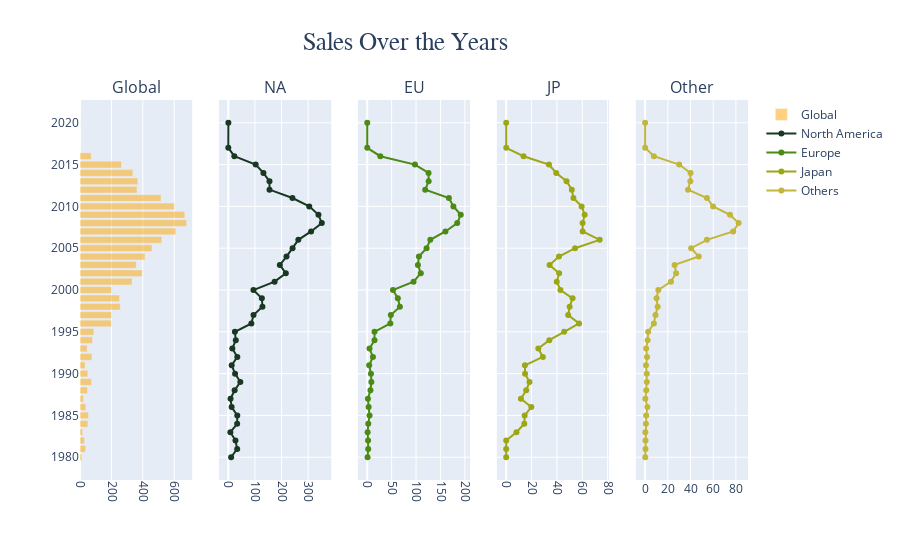

The code cell stored with this chart in its notebook:
### Code cell
#https://plotly.com/python/creating-and-updating-figures/
#https://plotly.com/python/subplots/

#NA,EU,JP,Others Sale over the years

#initializing figure with subplots
fig = make_subplots(rows =1,cols =5,shared_yaxes=True,column_titles=["Global","NA","EU","JP","Other"])

#adding traces
fig.add_trace(
            go.Bar(
                name='Global',
                opacity=0.5,
                marker=dict(color = 'orange'),  
                orientation='h',
                x =sales['Global_Sales'],
               y =sales['Year']),
    row =1,col =1
)

fig.add_trace(
            go.Scatter(
                name='North America',
                marker=dict(color = 'rgb(25,56,34)'),
                mode ='lines+markers',
                x =sales['NA_Sales'],
                y =sales['Year']),
    row =1,col =2
)
fig.add_trace(
            go.Scatter(
                name='Europe',
                marker=dict(color = 'rgb(75,138,20)'),
                mode ='lines+markers',
                x =sales['EU_Sales'],
                y =sales['Year']),
    row =1,col =3
)
fig.add_trace(
            go.Scatter(
                name='Japan',
                marker=dict(color = 'rgb(157,167,21)'),
                mode ='lines+markers',
                x =sales['JP_Sales'],
                y =sales['Year']),
    row =1,col =4
)
fig.add_trace(
            go.Scatter(
                name='Others',
                marker=dict(color = 'rgb(194,182,59)'),
                mode ='lines+markers',
                x =sales['Other_Sales'],
                y =sales['Year']),
    row =1,col =5
)

#Updating layout
fig.update_layout(title=dict(text="Sales Over the Years",
                             x=0.45,
                             font =dict(family= "Franklin Gothic",size=25)), 
                             )

# Updating xaxis properties
fig.update_xaxes(tickangle=90, row=1, col=1)
fig.update_xaxes(tickangle=90, row=1, col=2)
fig.update_xaxes(tickangle=90, row=1, col=3)
fig.update_xaxes(tickangle=90, row=1, col=4)

### Figure 1 — Plotly figure (JSON) as saved in the notebook; plotly's stock layout.template omitted (floating-point values rounded to 4 significant figures)
{"data": [{"marker": {"color": "orange"}, "name": "Global", "opacity": 0.5, "orientation": "h", "type": "bar", "x": [11.38, 35.77, 28.86, 16.79, 50.36, 53.94, 37.07, 21.74, 47.22, 73.45, 49.39, 32.23, 76.16, 45.98, 79.17, 88.11, 199.1, 201.0, 256.5, 251.3, 201.6, 331.5, 395.5, 357.8, 414.0, 458.5, 521.0, 609.9, 678.9, 667.3, 600.3, 515.8, 363.5, 368.1, 337.0, 264.4, 70.9, 0.05, 0.29], "xaxis": "x", "y": [1980, 1981, 1982, 1983, 1984, 1985, 1986, 1987, 1988, 1989, 1990, 1991, 1992, 1993, 1994, 1995, 1996, 1997, 1998, 1999, 2000, 2001, 2002, 2003, 2004, 2005, 2006, 2007, 2008, 2009, 2010, 2011, 2012, 2013, 2014, 2015, 2016, 2017, 2020], "yaxis": "y"}, {"marker": {"color": "rgb(25,56,34)"}, "mode": "lines+markers", "name": "North America", "type": "scatter", "x": [10.59, 33.4, 26.92, 7.76, 33.28, 33.73, 12.5, 8.46, 23.87, 45.15, 25.46, 12.76, 33.87, 15.12, 28.15, 24.82, 86.76, 94.75, 128.4, 126.1, 94.49, 174.0, 216.2, 193.6, 218.8, 241.6, 263.1, 311.2, 351.4, 338.8, 304.2, 241.0, 154.9, 154.8, 132.0, 102.8, 22.66, 0, 0.27], "xaxis": "x2", "y": [1980, 1981, 1982, 1983, 1984, 1985, 1986, 1987, 1988, 1989, 1990, 1991, 1992, 1993, 1994, 1995, 1996, 1997, 1998, 1999, 2000, 2001, 2002, 2003, 2004, 2005, 2006, 2007, 2008, 2009, 2010, 2011, 2012, 2013, 2014, 2015, 2016, 2017, 2020], "yaxis": "y2"}, {"marker": {"color": "rgb(75,138,20)"}, "mode": "lines+markers", "name": "Europe", "type": "scatter", "x": [0.67, 1.96, 1.65, 0.8, 2.1, 4.74, 2.84, 1.41, 6.59, 8.44, 7.63, 3.95, 11.71, 4.65, 14.88, 14.9, 47.26, 48.32, 66.9, 62.67, 52.75, 94.89, 109.7, 103.8, 105.9, 121.6, 129.2, 160.2, 184.4, 191.6, 176.6, 167.3, 118.8, 125.8, 125.6, 97.71, 26.76, 0, 0], "xaxis": "x3", "y": [1980, 1981, 1982, 1983, 1984, 1985, 1986, 1987, 1988, 1989, 1990, 1991, 1992, 1993, 1994, 1995, 1996, 1997, 1998, 1999, 2000, 2001, 2002, 2003, 2004, 2005, 2006, 2007, 2008, 2009, 2010, 2011, 2012, 2013, 2014, 2015, 2016, 2017, 2020], "yaxis": "y3"}, {"marker": {"color": "rgb(157,167,21)"}, "mode": "lines+markers", "name": "Japan", "type": "scatter", "x": [0, 0, 0, 8.1, 14.27, 14.56, 19.81, 11.63, 15.76, 18.36, 14.88, 14.78, 28.91, 25.33, 33.99, 45.75, 57.44, 48.87, 50.04, 52.34, 42.77, 39.86, 41.76, 34.2, 41.65, 54.28, 73.73, 60.29, 60.26, 61.89, 59.49, 53.04, 51.74, 47.59, 39.46, 33.72, 13.67, 0.05, 0], "xaxis": "x4", "y": [1980, 1981, 1982, 1983, 1984, 1985, 1986, 1987, 1988, 1989, 1990, 1991, 1992, 1993, 1994, 1995, 1996, 1997, 1998, 1999, 2000, 2001, 2002, 2003, 2004, 2005, 2006, 2007, 2008, 2009, 2010, 2011, 2012, 2013, 2014, 2015, 2016, 2017, 2020], "yaxis": "y4"}, {"marker": {"color": "rgb(194,182,59)"}, "mode": "lines+markers", "name": "Others", "type": "scatter", "x": [0.12, 0.32, 0.31, 0.14, 0.7, 0.92, 1.93, 0.2, 0.99, 1.5, 1.4, 0.74, 1.65, 0.89, 2.2, 2.64, 7.69, 9.13, 11.03, 10.05, 11.62, 22.76, 27.28, 26.01, 47.24, 40.55, 54.43, 77.58, 82.39, 74.77, 59.9, 54.39, 37.82, 39.82, 40.02, 30.01, 7.75, 0, 0.02], "xaxis": "x5", "y": [1980, 1981, 1982, 1983, 1984, 1985, 1986, 1987, 1988, 1989, 1990, 1991, 1992, 1993, 1994, 1995, 1996, 1997, 1998, 1999, 2000, 2001, 2002, 2003, 2004, 2005, 2006, 2007, 2008, 2009, 2010, 2011, 2012, 2013, 2014, 2015, 2016, 2017, 2020], "yaxis": "y5"}], "layout": {"annotations": [{"font": {"size": 16}, "showarrow": false, "text": "Global", "x": 0.084, "xanchor": "center", "xref": "paper", "y": 1, "yanchor": "bottom", "yref": "paper"}, {"font": {"size": 16}, "showarrow": false, "text": "NA", "x": 0.292, "xanchor": "center", "xref": "paper", "y": 1, "yanchor": "bottom", "yref": "paper"}, {"font": {"size": 16}, "showarrow": false, "text": "EU", "x": 0.5, "xanchor": "center", "xref": "paper", "y": 1, "yanchor": "bottom", "yref": "paper"}, {"font": {"size": 16}, "showarrow": false, "text": "JP", "x": 0.708, "xanchor": "center", "xref": "paper", "y": 1, "yanchor": "bottom", "yref": "paper"}, {"font": {"size": 16}, "showarrow": false, "text": "Other", "x": 0.916, "xanchor": "center", "xref": "paper", "y": 1, "yanchor": "bottom", "yref": "paper"}], "title": {"font": {"family": "Franklin Gothic", "size": 25}, "text": "Sales Over the Years", "x": 0.45}, "xaxis": {"anchor": "y", "domain": [0, 0.168], "tickangle": 90}, "xaxis2": {"anchor": "y2", "domain": [0.208, 0.376], "tickangle": 90}, "xaxis3": {"anchor": "y3", "domain": [0.416, 0.584], "tickangle": 90}, "xaxis4": {"anchor": "y4", "domain": [0.624, 0.792], "tickangle": 90}, "xaxis5": {"anchor": "y5", "domain": [0.832, 1]}, "yaxis": {"anchor": "x", "domain": [0, 1]}, "yaxis2": {"anchor": "x2", "domain": [0, 1], "matches": "y", "showticklabels": false}, "yaxis3": {"anchor": "x3", "domain": [0, 1], "matches": "y", "showticklabels": false}, "yaxis4": {"anchor": "x4", "domain": [0, 1], "matches": "y", "showticklabels": false}, "yaxis5": {"anchor": "x5", "domain": [0, 1], "matches": "y", "showticklabels": false}}}
